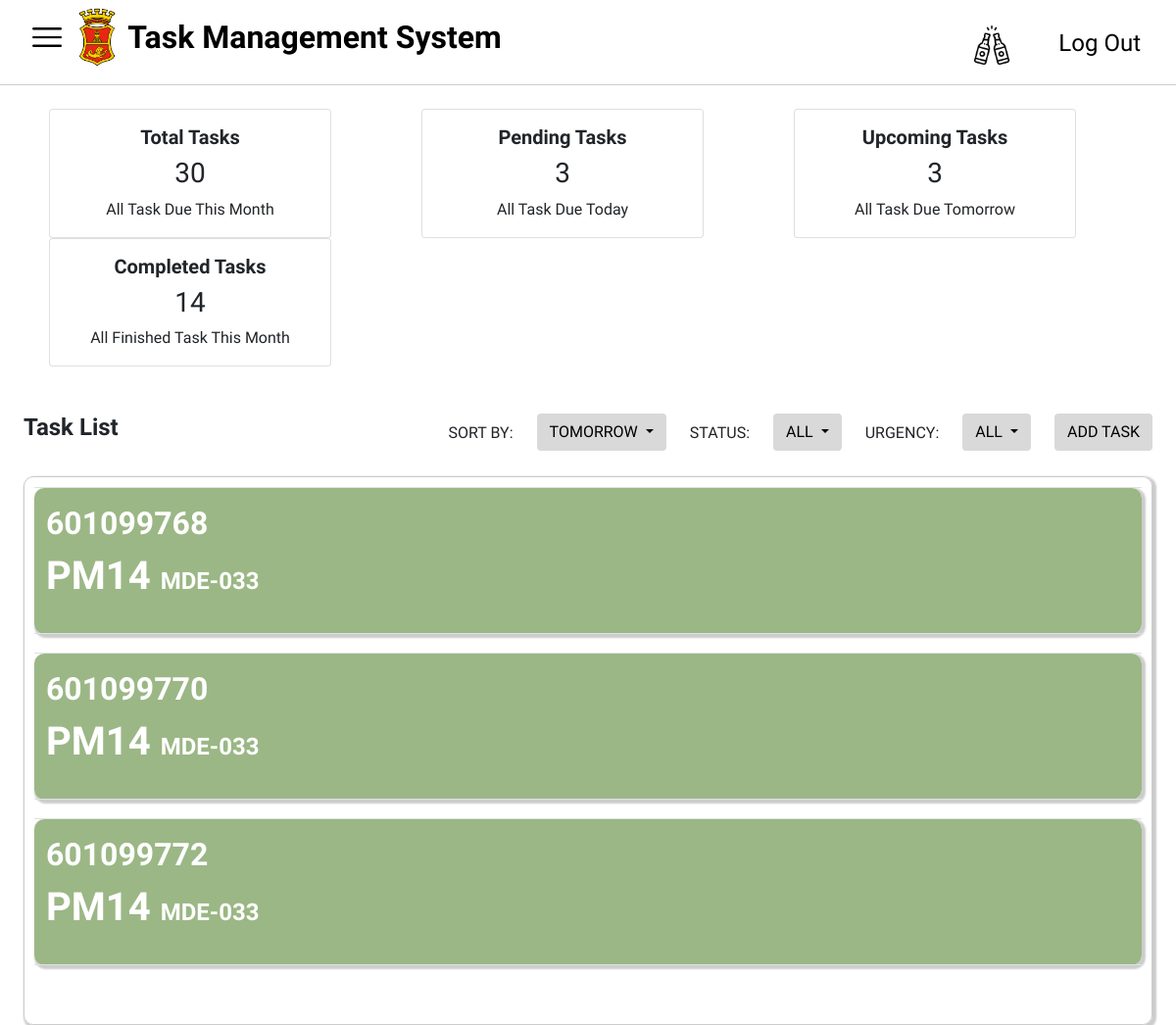
The app's page /dashboard.php?sort=tomorrow&status=all&urgency=all with its own data.
### tables this page shows
CREATE TABLE `tasks` (
  `taskID` int(11) NOT NULL,
  `startDate` date DEFAULT NULL,
  `orderType` varchar(255) DEFAULT NULL,
  `orderDescription` varchar(255) DEFAULT NULL,
  `maintenance_plan` varchar(255) DEFAULT NULL,
  `mpDescription` varchar(255) DEFAULT NULL,
  `mainWorkCtr` varchar(255) DEFAULT NULL,
  `systemStatus` varchar(255) DEFAULT NULL,
  `ssDescription` varchar(255) DEFAULT NULL,
  `plannerGroup` varchar(255) DEFAULT NULL,
  `costCenter` varchar(255) DEFAULT NULL,
  `equipmentID` int(11) DEFAULT NULL,
  `taskStatus` enum('Pending','Completed') NOT NULL DEFAULT 'Pending',
  `urgency` enum('Low','Medium','High') NOT NULL DEFAULT 'Low'
);

### dashboard.php (the view, shortened to what this page needs)
<?php
include('conn.php');
$selectedSort = isset($_GET['sort']) ? $_GET['sort'] : 'all';
$selectedStatus = isset($_GET['status']) ? $_GET['status'] : 'all';
$selectedUrgency = isset($_GET['urgency']) ? $_GET['urgency'] : 'all';
$currentDate = date('Y-m-d');
$tomorrowDate = date('Y-m-d', strtotime('+1 day'));
$firstDayOfMonth = date('Y-m-01');
$lastDayOfMonth = date('Y-m-t');
$query = "SELECT * FROM tasks WHERE startDate BETWEEN '$firstDayOfMonth' AND '$lastDayOfMonth'";
switch ($selectedSort) {
    case 'tomorrow':
        $query .= " AND startDate = '$tomorrowDate'";
        break;
}
$result = mysqli_query($conn, $query);
$sqlTotalTasks = "SELECT COUNT(*) AS totalTasks FROM tasks WHERE startDate BETWEEN '$firstDayOfMonth' AND '$lastDayOfMonth'";
$resultTotalTasks = mysqli_query($conn, $sqlTotalTasks);
$rowTotalTasks = mysqli_fetch_assoc($resultTotalTasks);
$totalTasks = $rowTotalTasks['totalTasks'];
$sqlPendingTasks = "SELECT COUNT(*) AS pendingTasks FROM tasks WHERE startDate = '$currentDate' AND startDate BETWEEN '$firstDayOfMonth' AND '$lastDayOfMonth'";
$resultPendingTasks = mysqli_query($conn, $sqlPendingTasks);
$rowPendingTasks = mysqli_fetch_assoc($resultPendingTasks);
$pendingTasks = $rowPendingTasks['pendingTasks'];
$sqlUpcomingTasks = "SELECT COUNT(*) AS upcomingTasks FROM tasks WHERE startDate = '$tomorrowDate' AND startDate BETWEEN '$firstDayOfMonth' AND '$lastDayOfMonth'";
$resultUpcomingTasks = mysqli_query($conn, $sqlUpcomingTasks);
$rowUpcomingTasks = mysqli_fetch_assoc($resultUpcomingTasks);
$upcomingTasks = $rowUpcomingTasks['upcomingTasks'];
$sqlCompletedTasks = "SELECT COUNT(*) AS completedTasks FROM tasks WHERE taskStatus = 'Completed' AND startDate BETWEEN '$firstDayOfMonth' AND '$lastDayOfMonth'";
$resultCompletedTasks = mysqli_query($conn, $sqlCompletedTasks);
$rowCompletedTasks = mysqli_fetch_assoc($resultCompletedTasks);
$completedTasks = $rowCompletedTasks['completedTasks'];
?>
<!DOCTYPE html>
<html lang="en">
<head>
  <?php
    include('header.php');
  ?>
</head>
<body>
  <nav class="navbar navbar-expand-lg bg-body-tertiary">
    <div class="container-fluid" id="side-menu">
      <img src="images/menu-bar.png" data-bs-toggle="offcanvas" href="#offcanvasExample" aria-controls="offcanvasExample" id="burger">
      <div class="collapse navbar-collapse" id="navbarNav">
        <img src="images/San_Miguel_Corporation_logo.webp" id="navlogo"><br>
        <a class="navbar-brand" id="tms" href="dashboard.php">Task Management System</a>
        <ul class="navbar-nav ms-auto">
        <li class="nav-item">
                    <a class="nav-link me-5" href="#" id="bell-icon" data-bs-toggle="modal" data-bs-target="#notificationModal">
                        <img src="./images/beer.png" alt="" id='beer'>
                    </a>
                </li>
          <li class="nav-item">
            <a class="nav-link" href="index.php" id="logout">Log Out</a>
          </li>
        </ul>
      </div>
    </div>
  </nav>
  <div class="header-divider"></div><br>
  <div class="container text-center">
    <div class="row">
        <div class="col mx-2">
            <div class="card" style="width: 18rem;">
                <div class="card-body">
                    <h5 class="card-title fw-bold">Total Tasks</h5>
                    <h3><?php echo $totalTasks; ?></h3>
                    <h7>All Task Due This Month</h7>
                </div>
            </div>
        </div>
        <div class="col mx-2">
            <div class="card" style="width: 18rem;">
                <div class="card-body">
                    <h5 class="card-title fw-bold">Pending Tasks</h5>
                    <h3 class="card-text"><?php echo $pendingTasks; ?></h3>
                    <h7>All Task Due Today</h7>
                </div>
            </div>
        </div>
        <div class="col mx-2">
            <div class="card" style="width: 18rem;">
                <div class="card-body">
                    <h5 class="card-title fw-bold">Upcoming Tasks</h5>
                    <h3 class="card-text"><?php echo $upcomingTasks; ?></h3>
                    <h7>All Task Due Tomorrow</h7>
                </div>
            </div>
        </div>
        <div class="col mx-2">
            <div class="card" style="width: 18rem;">
                <div class="card-body">
                    <h5 class="card-title fw-bold">Completed Tasks</h5>
                    <h3 class="card-text"><?php echo $completedTasks; ?></h3>
                    <h7>All Finished Task This Month</h7>
                </div>
            </div>
        </div>
    </div>
</div>
  <div class="mx-4 mt-5">
    <div class="row">
      <div class="col">
      <h4 class="fw-bold">Task List</h4>
      </div>
      <div class="col-auto pt-2">
        <p>SORT BY:</p>
      </div>
      <div class="col-auto">
        <div class="dropdown">
            <button class="btn dropdown-toggle" type="button" id="sortDropdown" data-bs-toggle="dropdown" aria-expanded="false">
                <?php echo strtoupper($selectedSort === 'all' ? 'ALL TASKS' : $selectedSort); ?>
            </button>
        </div>
      </div>
      <div class="col-auto pt-2">
        <p>STATUS:</p>
      </div>
      <div class="col-auto">
        <div class="dropdown">
            <button class="btn dropdown-toggle" type="button" id="statusDropdown" data-bs-toggle="dropdown" aria-expanded="false">
                <?php echo strtoupper($selectedStatus === 'all' ? 'ALL' : $selectedStatus); ?>
            </button>
        </div>
      </div>
      <div class="col-auto pt-2">
        <p>URGENCY:</p>
      </div>
      <div class="col-auto">
        <div class="dropdown">
            <button class="btn dropdown-toggle" type="button" id="urgencyDropdown" data-bs-toggle="dropdown" aria-expanded="false">
                <?php echo strtoupper($selectedUrgency === 'all' ? 'ALL' : $selectedUrgency); ?>
            </button>
        </div>
      </div>
      <div class="col-auto">
          <button type="button" class="btn " data-bs-toggle="modal" data-bs-target="#exampleModal" id="addtask">ADD TASK</button>
      </div>
    </div>
  </div>
  <div class="mt-3 mx-4" id="notiflist">
    <table class="table">
        <?php
        if ($result) {
          while ($row = mysqli_fetch_assoc($result)) {
              $urgencyClass = '';
              if ($row['urgency'] === 'Low') {
                  $urgencyClass = 'low-urgency';
              } elseif ($row['urgency'] === 'Medium') {
                  $urgencyClass = 'medium-urgency';
              } elseif ($row['urgency'] === 'High') {
                  $urgencyClass = 'high-urgency';
              } else {
                  $urgencyClass = 'default-urgency';
              }
              echo '<tr onclick="fillModal(' . $row['taskID'] . ', \'' .
              (isset($row['orderType']) ? htmlspecialchars($row['orderType']) : '') . '\', \'' .
              (isset($row['mainWorkCtr']) ? htmlspecialchars($row['mainWorkCtr']) : '') . '\', \'' .
              (isset($row['orderDescription']) ? htmlspecialchars($row['orderDescription']) : '') . '\', \'' .
              (isset($row['maintenance_plan']) ? htmlspecialchars($row['maintenance_plan']) : '') . '\', \'' .
              (isset($row['mpDescription']) ? htmlspecialchars($row['mpDescription']) : '') . '\', \'' .
              (isset($row['systemStatus']) ? htmlspecialchars($row['systemStatus']) : '') . '\', \'' .
              (isset($row['ssDescription']) ? htmlspecialchars($row['ssDescription']) : '') . '\', \'' .
              (isset($row['plannerGroup']) ? htmlspecialchars($row['plannerGroup']) : '') . '\', \'' .
              (isset($row['costCenter']) ? htmlspecialchars($row['costCenter']) : '') . '\', \'' .
              (isset($row['equipmentID']) ? htmlspecialchars($row['equipmentID']) : '') . '\', \'' .
              (isset($row['taskStatus']) ? htmlspecialchars($row['taskStatus']) : '') . '\')"
              data-bs-toggle="modal" data-bs-target="#updateTaskModal" class="' . $urgencyClass . '">';
              echo '<td>';
              echo '<p class="taskid">' . htmlspecialchars($row['taskID']) . '</p>';
              echo '<p class="order-type">' . htmlspecialchars($row['orderType']) . ' <span class="main-work-ctr">' . htmlspecialchars($row['mainWorkCtr']) . '</span></p>';
              echo '</td>';
              echo '</tr>';
              echo '<tr style="height: 20px;"></tr>';
          }
      } else {
          echo '<tr><td colspan="2">Failed to fetch data from database.</td></tr>';
      }
        ?>
    </table>
</div>
</body>
</html>

### styles/style.css (style rules this page uses)
body, html { height: 100%; margin: 0; font-family: "Exo 2" !important; }
#navlogo { width: 2.5%; outline: #000; min-width: 40px; min-height: 40px; }
#tms { font-size: 32px; font-weight: bold; text-align: left; margin-left: 1%; color: rgb(0, 0, 0); cursor: pointer; }
#burger { width: 40px; margin-right: 1%; min-width: 40px; }
#side-menu { font-family: "Exo 2"; }
#logout { font-size: 24px; text-align: right; color: #000; min-width: 100px; }
#navbarNav { border-bottom: #000; border-width: 1px; }
#addtask, #sortDropdown { float: right; background-color: #d9d9d9; stroke: #d9d9d9; color: #000; }
#statusDropdown, #urgencyDropdown { float: right; background-color: #d9d9d9; stroke: #d9d9d9; color: #000; }
#notiflist { max-height: 590px; overflow-y: auto; border: 1px solid #ccc; border-radius: 10px; box-shadow: 2px 2px 2px 2px #ccc; padding: 10px; padding-bottom: 20px; color: #000; }
#notiflist table { width: 100%; border-collapse: collapse; margin-bottom: 20px; }
#notiflist td { padding: 12px; color: #ffffff; border-radius: 10px; box-shadow: 2px 2px 2px 2px #ccc; cursor: pointer; }
#notiflist td .order-type { display: inline-block; margin-right: 10px; font-size: 40px; font-weight: bold; }
#notiflist td .main-work-ctr { font-size: 24px; font-weight: bold; }
#notiflist td .taskid { font-size: 32px; margin-bottom: 0; font-weight: bold; }
#notiflist tr { margin-top: 2%; margin-bottom: 2%; }
#notiflist a, #notiflist p { text-decoration: none; color: inherit; }
.header-divider { height: 1px; background-color: #ccc; margin-top: 10px; }
.low-urgency { background-color: rgba(131, 166, 103, 0.8); color: white; }
#beer, #bell-icon, .nav-link { width: 40px; height: 40px; max-width: 40px; max-height: 40px; }

### records on screen
tasks: taskID "601099768", orderType "PM14", mainWorkCtr "MDE-033"
tasks: taskID "601099770", orderType "PM14", mainWorkCtr "MDE-033"
tasks: taskID "601099772", orderType "PM14", mainWorkCtr "MDE-033"

### other values on screen
$totalTasks "30"
$pendingTasks "3"
$upcomingTasks "3"
$completedTasks "14"
$selectedSort === 'all' ? 'ALL TASKS' : $selectedSort "TOMORROW"
$selectedStatus === 'all' ? 'ALL' : $selectedStatus "ALL"
$selectedUrgency === 'all' ? 'ALL' : $selectedUrgency "ALL"
